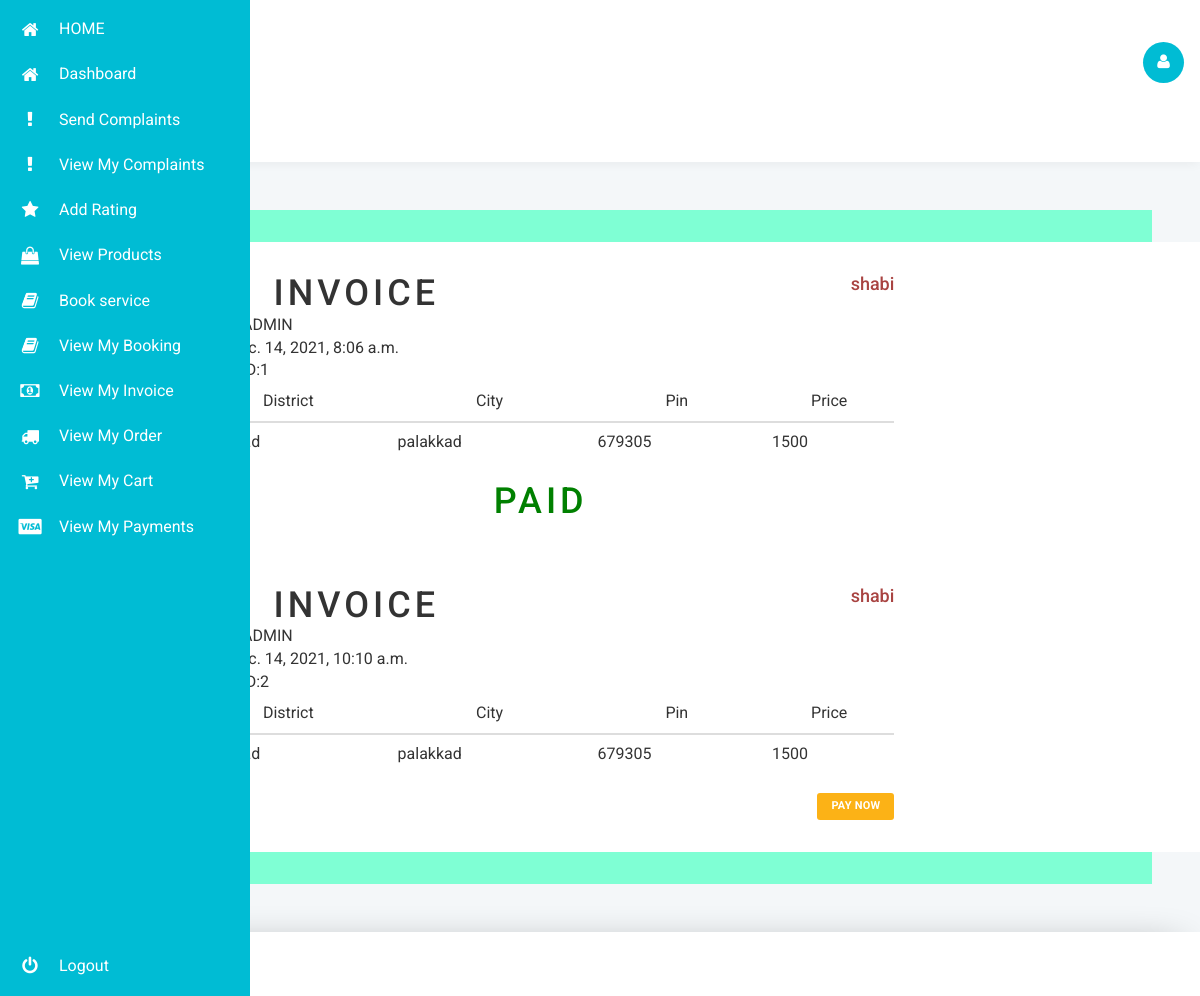
Page /my_invoices (signed in) on the committed database.
### account/models.py (models this page shows, shortened)
class Invoice(models.Model):
    booking=models.ForeignKey(BookService,on_delete=models.CASCADE,null=True,blank=True)
    invoice_date=models.DateTimeField(auto_now_add=True)
    status=models.BooleanField(default=False)

class BookService(models.Model):
    user=models.ForeignKey(User,on_delete=models.CASCADE,null=True,blank=True)
    complaint=models.TextField()
    wanted_date=models.DateField(default=timezone.now)
    state=models.CharField(max_length=50)
    country=models.CharField(max_length=50)
    district=models.CharField(max_length=50)
    city=models.CharField(max_length=50)
    pin=models.IntegerField()
    accepted='accepted'
    pending='pending'
    rejected='rejected'
    statuses=[
        (accepted,'accepted'),
        (pending,'pending'),
        (rejected,'rejected')
    ]
    status=models.CharField(max_length=50,choices=statuses,default=pending)
    complete=models.BooleanField(default=False)
    price=models.IntegerField()
    date=models.DateTimeField(default=timezone.now)
    received=models.BooleanField(default=False)

### account/views.py (the view)
# urls.py: path('my_invoices',views.my_invoices,name='my_invoices'),
def my_invoices(request):
    my_invoice=Invoice.objects.filter(booking__user=request.user)
    return render(request,'my_invoices.html',{'my_invoice':my_invoice})

### account/templates/my_invoices.html (shortened to what this page needs)
{% extends 'dashboard.html' %}
{% block content %}
<div>
    {% for i in my_invoice %}
<div class="container mt-5" style=" background: #eee">
    <div class="d-flex justify-content-center row"  style="background-color: white;padding: 2em;">
        <div class="col-md-8">
            <div class="p-3 bg-white rounded">
                <div class="row">
                    <div class="col-md-6">
                        <h1 class="text-uppercase">Invoice</h1>
                        <div class="billed"><span class="font-weight-bold text-uppercase">Billed:</span><span class="ml-1">ADMIN</span></div>
                        <div class="billed"><span class="font-weight-bold text-uppercase">Date:</span><span class="ml-1">{{i.invoice_date}}</span></div>
                        <div class="billed"><span class="font-weight-bold text-uppercase">Order ID:</span><span class="ml-1">{{i.id}}</span></div>
                    </div>
                    <div class="col-md-6 text-right mt-3">
                        <h4 class="text-danger mb-0">{{i.booking.user.username}}</h4>
                    </div>
                </div>
                <div class="mt-3">
                    <div class="table-responsive">
                        <table class="table">
                            <thead>
                                <tr>
                                    <th>District</th>
                                    <th>City</th>
                                    <th>Pin</th>
                                    <th>Price</th>
                                </tr>
                            </thead>
                            <tbody>
                                <tr>
                                    <td>{{i.booking.district}}</td>
                                    <td>{{i.booking.city}}</td>
                                    <td>{{i.booking.pin}}</td>
                                    <td>{{i.booking.price}}</td>
                                </tr>
                            </tbody>
                        </table>
                    </div>
                </div>
                {% if i.status == True %}
                <h1 style="color: green;">Paid</h1>
                {% else %}
                <div class="text-right mb-3"><a href="{% url 'payment:payment2' i.id %}"><button class="btn btn-danger btn-sm mr-5" type="button">Pay Now</button></a>
                </div>{% endif %}
            </div>
        </div>
    </div>
</div>
{% endfor %}
</div>
{% endblock %}

### account/static/css2/style.css (style rules this page uses)
html,body,div,span,applet,object,iframe,h1,h2,h3,h4,h5,h6,p,blockquote,pre,a,abbr,acronym,address,big,cite,code,del,dfn,em,img,ins,kbd,q,s,samp,small,strike,strong,sub,sup,tt,var,b,u,i,dl,dt,dd,ol,nav ul,nav li,fieldset,form,label,legend,table,caption,tbody,tfoot,thead,tr,th,td,article,aside,canvas,details,embed,figure,figcaption,footer,header,hgroup,menu,nav,output,ruby,section,summary,time,mark,audio,video { margin:0;padding:0;border:0;font-size:100%;font:inherit;vertical-align:baseline; }
table { border-collapse:collapse;border-spacing:0; }
a { text-decoration:none; }
body { font-family: 'Roboto Condensed', sans-serif; background: url(../images/bg40.jpg)no-repeat 0px 0px; background-size: cover; background-position:center; background-attachment:fixed; }
h1,h2 { font-family: 'Montserrat', sans-serif; }
h1 { color: #fff; font-size: 40px; margin: 110px 0px 70px; letter-spacing: 4px; word-spacing: 13px; text-transform: uppercase; text-align: center; }
@media (max-width:1440px) { h1 { font-size: 39px; margin: 60px 0px 45px; } }
@media (max-width:1366px) { h1 { font-size: 34px; margin: 55px 0px 40px; } }
@media (max-width:1280px) { h1 { margin: 60px 0px 44px; } }

### rows in the picture
Invoice: invoice_date "Dec. 14, 2021, 8:06 a.m.", id "1", booking.user.username "shabi", booking.city "palakkad", booking.pin "679305", booking.price "1500", status "PAID"
Invoice: invoice_date "Dec. 14, 2021, 10:10 a.m.", id "2", booking.user.username "shabi", booking.city "palakkad", booking.pin "679305", booking.price "1500", status "PAY NOW"
